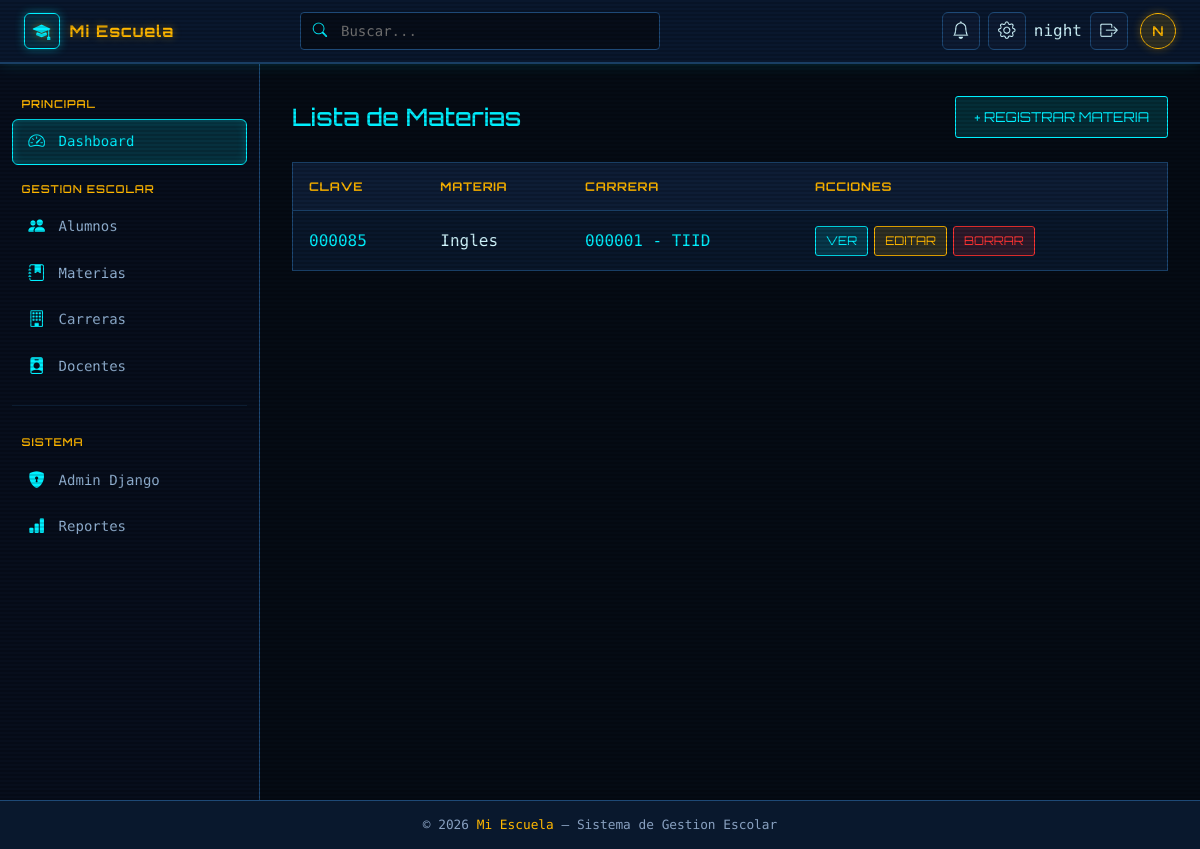
The app's page /materias/ (signed in) with its own data.
### dark/models.py (models this page shows, shortened)
class Materia(models.Model):
    clave = models.CharField(verbose_name='Clave', max_length=8, unique=True)
    nombre = models.CharField(verbose_name='Nombre de la materia', max_length=100)
    carrera = models.ForeignKey(
        Patos,
        on_delete=models.PROTECT,
        verbose_name='Carrera',
    )
    class Meta:
        ordering = ['carrera__clave', 'clave']
        verbose_name = 'Materia'
        verbose_name_plural = 'Materias'

class Patos(models.Model):
    clave = models.CharField(verbose_name='Clave', max_length=8, unique=True)
    carrera = models.CharField(verbose_name='Nombre Carrera', max_length=50)
    class Meta:
        verbose_name = 'Carrera'
        verbose_name_plural = 'Carreras'
    def __str__(self):
        return f'{self.clave} - {self.carrera}'

### dark/views.py (the view)
# urls.py: path('materias/', views.lista_materias, name='lista_materias'),
@login_required
def lista_materias(request):
    materias = Materia.objects.select_related('carrera').all()
    return render(request, 'lista_materias.html', {'materias': materias})

### dark/templates/lista_materias.html (shortened to what this page needs)
{% extends "base.html" %}
{% block contenido %}
<div class="scanlines"></div>
<div class="hud-container catalog-page">
    <header class="hud-header catalog-header" style="display: flex; justify-content: space-between; align-items: center; flex-wrap: wrap; gap: 15px;">
        <div>
            <h1 style="margin: 0;">Lista de Materias</h1>
        </div>
        <a href="{% url 'crear_materia' %}" class="btn-action btn-info-hud catalog-create-button" style="padding: 10px 18px; font-size: 0.85rem;">
            + Registrar Materia
        </a>
    </header>
    <main class="hud-table-wrapper">
        <table class="hud-table">
            <thead>
                <tr>
                    <th>Clave</th>
                    <th>Materia</th>
                    <th>Carrera</th>
                    <th>Acciones</th>
                </tr>
            </thead>
            <tbody>
                {% for materia in materias %}
                <tr>
                    <td><span class="skill-code">{{ materia.clave }}</span></td>
                    <td class="alumno-nombre">{{ materia.nombre }}</td>
                    <td><span style="color: var(--hud-blue);">{{ materia.carrera }}</span></td>
                    <td>
                        <div class="table-actions">
                            <a href="{% url 'detalle_materia' materia.pk %}" class="btn-action btn-info-hud" title="Ver detalles">Ver</a>
                            <a href="{% url 'editar_materia' materia.pk %}" class="btn-action btn-warn-hud">Editar</a>
                            <a href="{% url 'eliminar_materia' materia.pk %}" class="btn-action btn-danger-hud">Borrar</a>
                        </div>
                    </td>
                </tr>
                {% empty %}
                <tr>
                    <td colspan="4"><p class="hud-alert">ALERTA: No hay materias registradas.</p></td>
                </tr>
                {% endfor %}
            </tbody>
        </table>
    </main>
</div>
{% endblock contenido %}

### dark/templates/base.html (shortened to what this page needs)
{% load static %}
<!DOCTYPE html>
<html lang="es">
<head>
    <link href="https://cdn.jsdelivr.net/npm/bootstrap@5.3.3/dist/css/bootstrap.min.css" rel="stylesheet">
    <link href="https://cdn.jsdelivr.net/npm/bootstrap-icons@1.11.3/font/bootstrap-icons.min.css" rel="stylesheet">
    <link href="{% static 'alumnos/css/base.css' %}" rel="stylesheet">
</head>
<body>
    <header class="top-navbar">
        <a href="#" class="brand">
            <div class="brand-icon">
                <i class="bi bi-mortarboard-fill"></i>
            </div>
            Mi Escuela
        </a>
        <div class="navbar-search d-none d-md-block">
            <div class="search-wrapper">
                <i class="bi bi-search"></i>
                <input type="text" placeholder="Buscar...">
            </div>
        </div>
        <div class="navbar-right">
            <button class="nav-icon-btn" title="Notificaciones">
                <i class="bi bi-bell"></i>
            </button>
            <button class="nav-icon-btn" title="Configuracion">
                <i class="bi bi-gear"></i>
            </button>
            {% if user.is_authenticated %}
            <span class="navbar-username">{{ user.username }}</span>
            <form method="POST" action="{% url 'logout' %}" style="margin:0;">
                <button type="submit" class="nav-icon-btn logout-btn" title="Cerrar sesión">
                    <i class="bi bi-box-arrow-right"></i>
                </button>
            </form>
            {% endif %}
            <div class="avatar" title="{{ user.username }}">{{ user.username|first|upper }}</div>
        </div>
    </header>
    <div class="app-wrapper">
        <aside id="sidebar">
            <div class="sidebar-section">
                <p class="sidebar-label">Principal</p>
                <a href="#" class="sidebar-link active">
                    <i class="bi bi-speedometer2"></i> Dashboard
                </a>
            </div>
            <div class="sidebar-section">
                <p class="sidebar-label">Gestion Escolar</p>
                <a href="{% url 'lista_alumnos' %}" class="sidebar-link">
                    <i class="bi bi-people-fill"></i> Alumnos
                </a>
                <a href="{% url 'lista_materias' %}" class="sidebar-link">
                    <i class="bi bi-journal-bookmark-fill"></i> Materias
                </a>
                <a href="{% url "lista_carreras" %}" class="sidebar-link">
                    <i class="bi bi-building"></i> Carreras
                </a>
                <a href="#" class="sidebar-link">
                    <i class="bi bi-person-badge-fill"></i> Docentes
                </a>
            </div>
            <hr class="sidebar-divider">
            <div class="sidebar-section">
                <p class="sidebar-label">Sistema</p>
                <a href="/admin/" class="sidebar-link">
                    <i class="bi bi-shield-lock-fill"></i> Admin Django
                </a>
                <a href="#" class="sidebar-link">
                    <i class="bi bi-bar-chart-fill"></i> Reportes
                </a>
            </div>
        </aside>
        <main id="main-content">
            {% block contenido %}{% endblock contenido %}
        </main>
    </div>
    <footer>
        &copy; 2026 <span>Mi Escuela</span> &mdash; Sistema de Gestion Escolar
    </footer>
</body>
</html>

### dark/templates/lista_materias.html (style rules this page uses)
.btn-action { padding: 5px 10px; font-size: 0.75rem; font-family: var(--font-heading); text-transform: uppercase; text-decoration: none; display: inline-block; border-radius: 3px; transition: all 0.2s; }
.btn-info-hud { background: rgba(0, 240, 255, 0.15); border: 1px solid var(--hud-blue); color: var(--hud-blue); }
.btn-warn-hud { background: rgba(255, 183, 0, 0.15); border: 1px solid var(--hud-gold); color: var(--hud-gold); }
.btn-danger-hud { background: rgba(255, 51, 51, 0.15); border: 1px solid var(--hud-alert); color: var(--hud-alert); }
.table-actions { display: flex; gap: 6px; align-items: center; }

### records on screen
Materia: clave "000085", nombre "Ingles", carrera "000001 - TIID"

### other values on screen
{{ user.username }} "night"
{{ user.username|first|upper }} "N"
